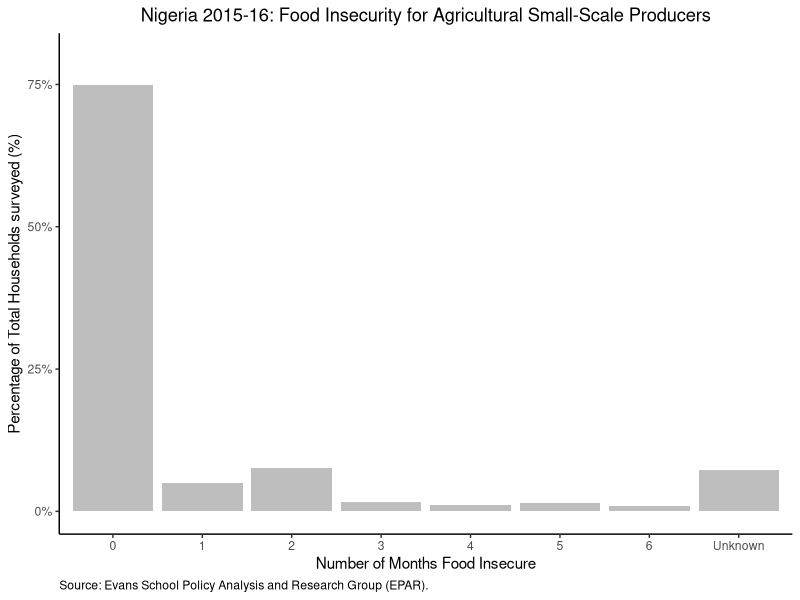
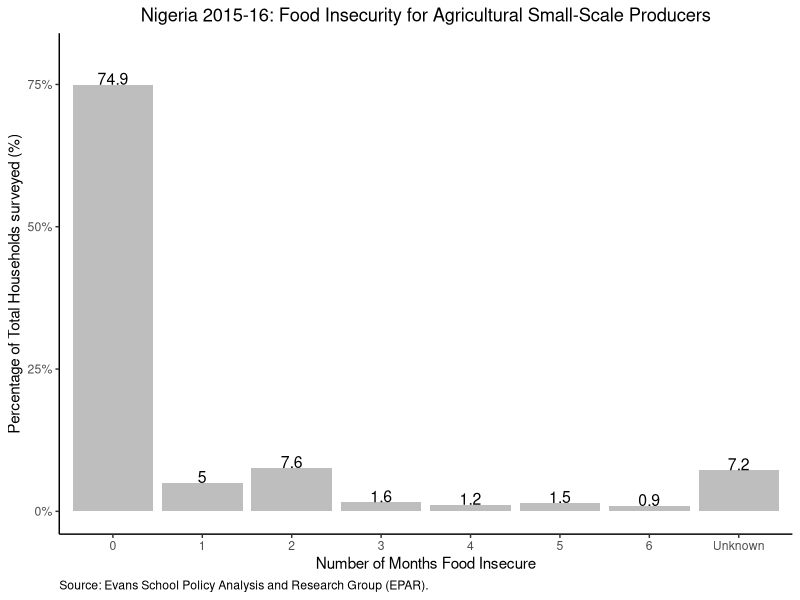
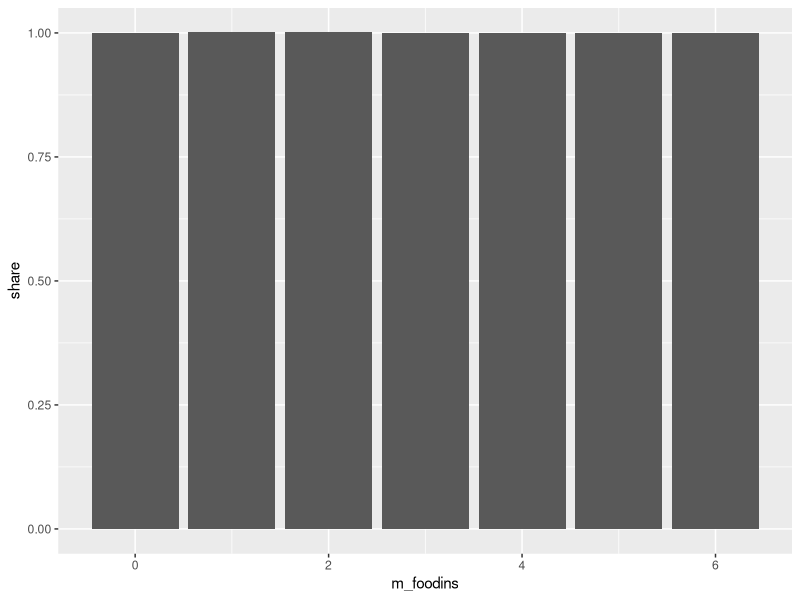
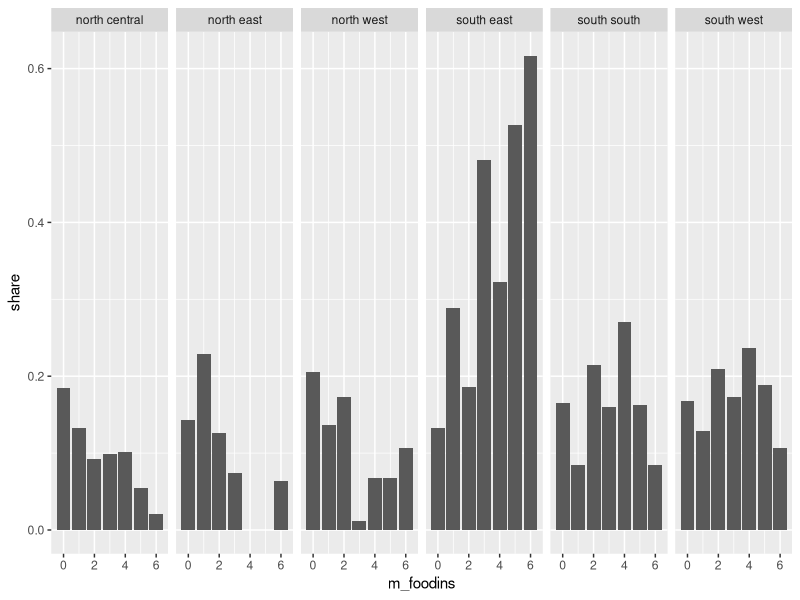
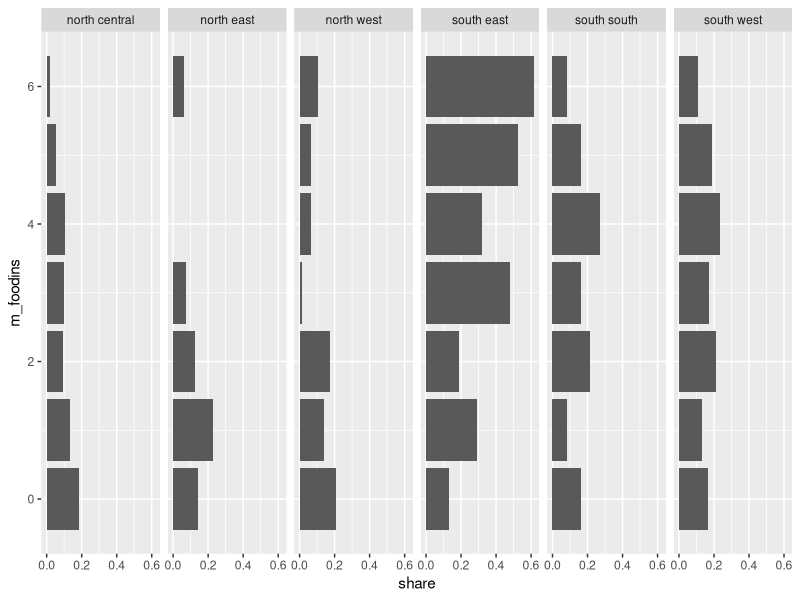
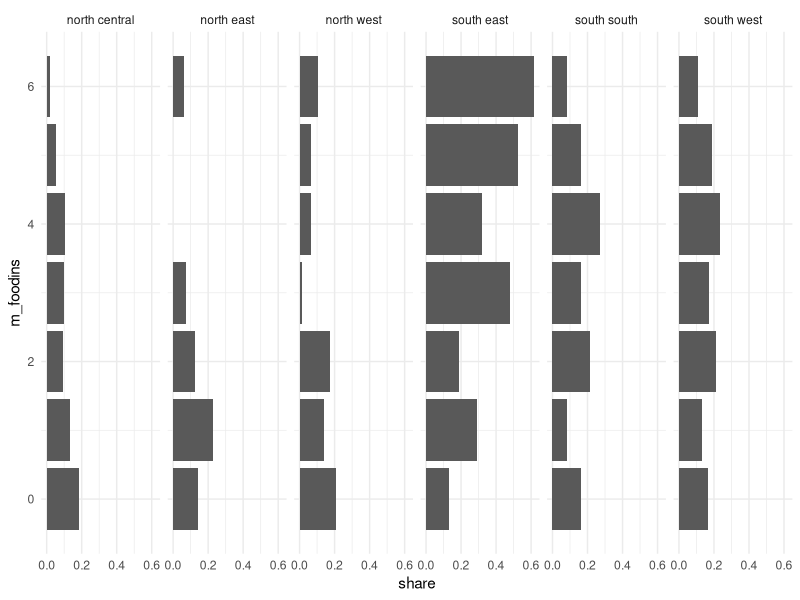
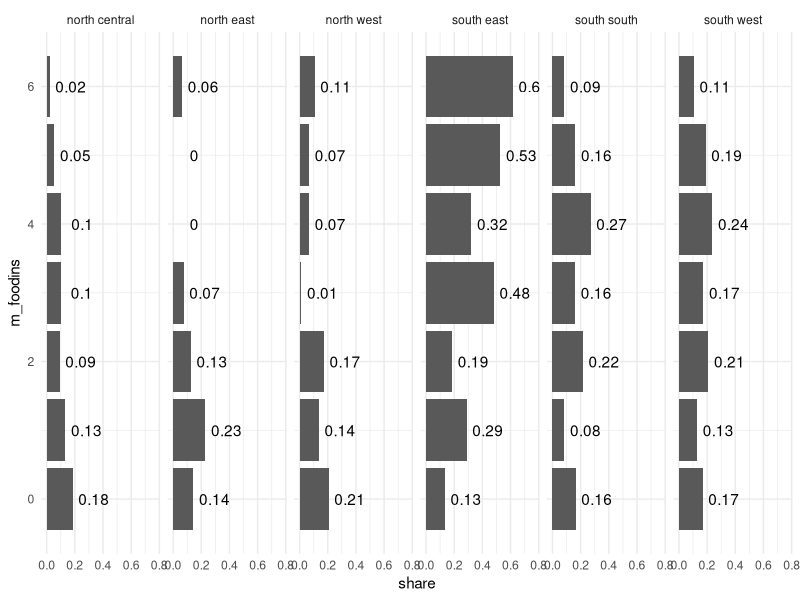
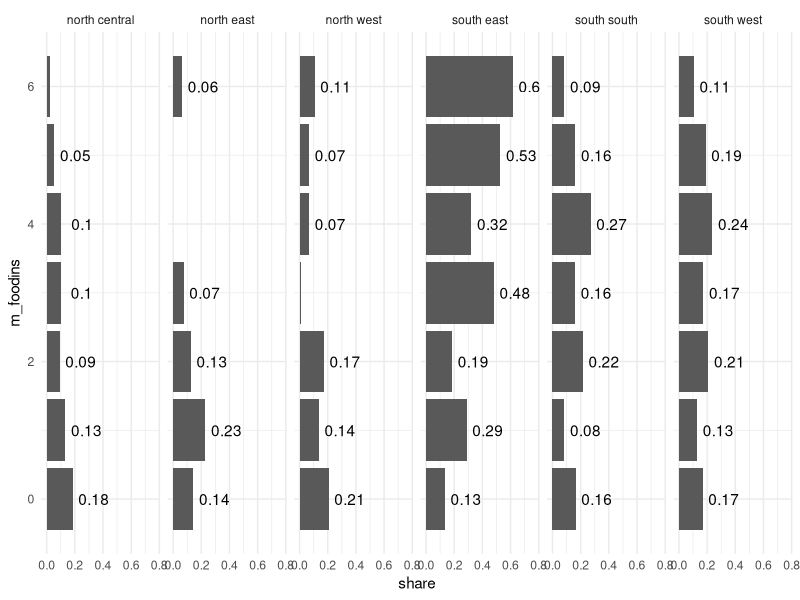

Recreate these plots in R, in order. (Note: this script raises an error after producing the figures.)
## ---- chunk 1
rm(list = ls())
tableFreq=read.csv("Frequencytable_deliv1.csv")
## ---- chunk 2
library(tidyverse)
library(ggplot2)
library(scales) # for "unit_format""

# redo:
titleText='Nigeria 2015-16: Food Insecurity for Agricultural Small-Scale Producers'
sourceText='Source: Evans School Policy Analysis and Research Group (EPAR).'
x_axis='Number of Months Food Insecure'
y_axis='Percentage of Total Households surveyed (%)'
paste0(round(tableFreq$Percent,2), '%')
LABELS=paste0(round(tableFreq$Percent,2), '%')
base= ggplot(data = tableFreq, 
             aes(x = monthfoodinsecure,y = Percent)) 
## adding these to base
#base= base + scale_x_discrete(limits=localesOrd) 
base= base + theme_classic()
##
plot1 = base + geom_bar(fill ="gray",
                        stat = 'identity') 
plot2 = plot1 + labs(title=titleText,
                     x =x_axis, 
                     y = y_axis,
                     caption = sourceText)
plot3 = plot2 # + geom_hline(yintercept = 12.5, 
              #             linetype="dashed", 
               #            size=1.5, 
                #           alpha=0.5)
plot4 = plot3 + scale_y_continuous(breaks=c(0,25,50,75),
                                 limits = c(0, 80),
                                 # expand = c(0, 0), #try?
                            labels=unit_format(suffix = '%')) 

plot5 = plot4 + theme(plot.caption = element_text(hjust = 0),
                      plot.title = element_text(hjust = 0.5))

plot6 = plot5 + geom_text(vjust=0,
                          size=4,
                          aes(y = Percent,
                              label = round(Percent,1)))

#plot6 = plot5 + geom_text(vjust=0, #hjust if flipping
#                          size = 4,#fontface = "bold",
 #                         aes(y = Percent,
  #                           label = LABELS))
plot5 #+ coord_flip() # wanna flip the plot?
plot6
## ---- chunk 3
saveRDS(tableFreq, file = "Deliv1.rds")
## ---- chunk 4
saveRDS(plot6, file = "Deliv1_plot6.rds")
## ---- chunk 5
rm(list = ls())
zones_monthsfinsecureDF=read.csv("Frequencytable_deliv2.csv")
## ---- chunk 6
library(ggplot2)
#A first option you be to use a barplot with facets with bars dodged. Let’a make the first attempt.

# base with only X and Y in 'aes()'
baseBar = ggplot(zones_monthsfinsecureDF, aes(x = m_foodins, y = share ) ) 

#the bars
barPlot  = baseBar + geom_bar( stat = "identity" ) 

barPlot
#Now see the facets:

# bar per day time with 'facet'
barsFt = barPlot + facet_grid(~ zones) 

barsFt
#This does not look like the crosstable yet; let’s solve that:

barsFt + coord_flip()
# new base
baseRE  = ggplot(zones_monthsfinsecureDF, 
                 aes(x = m_foodins, #here
                     y = share ) ) + theme_minimal()

barPlotRE = baseRE + geom_bar( stat = "identity" ) 
barFtRE = barPlotRE + facet_grid( ~ zones) 
barFtRE= barFtRE + coord_flip() 


barFtRE

#Would you annotate the bars:

barREann= barFtRE+ geom_text(aes(label=round(share,2)),
                             nudge_y = 0.15)
barREann

#Let’s annotate conditionally instead:

barCond=barFtRE + geom_text(aes(label=ifelse(share>0.05,# condition to annotate
                                      round(share,2),"")),
                     nudge_y = 0.15)
barCond
## ---- chunk 7
#Add titles:
titleText='Nigeria 2015-16: Food Insecurity for Agricultural SSP by Geographic Zones'
sourceText='Source: Evans School Policy Analysis and Research Group (EPAR).'
x_axis='Number of Months Food Insecure'
y_axis='Percentage of Total Households surveyed (%)'
check="Zones"
barFtRE = barFtRE + labs(title=titleText,
                     x =x_axis,
                     y =y_axis,
                     caption = sourceText,
                     fill =check) 
barFtRE

#positions: 0 left / 1 right / 0.5 center
barFtRE = barFtRE + theme(plot.caption = element_text(hjust = 0), 
                      plot.title = element_text(hjust = 0.5))
barFtRE

#What about percents instead:

barFtRE + geom_text(aes(label=ifelse(share>0.05,
                                      percent(share,accuracy = 1),# %
                                     "")),
                     nudge_y = 0.1,size=3) + 
           scale_y_continuous(labels = percent_format(accuracy = 1,suffix="")) #%
## ---- chunk 8
saveRDS(barFtRE, file = "Deliv2.rds")
## ---- chunk 9
rm(list = ls())
mapNigeria=read.csv("MapNigeria1_Deliv3_work.csv")
mapNigeria_indexes=read.csv("MapNigeria2_Deliv3_work.csv")

#mapNigeria=read.csv("MapNigeria1_Deliv3.csv")
#mapNigeria_indexes=read.csv("MapNigeria2_Deliv3.csv")
## ---- chunk 10
library("tidyr")
library(sf)
library(tidyverse)
library(ggplot2)
# plot original map
baseMap= ggplot(data=mapNigeria) + theme_classic() + 
         geom_sf(aes(geometry = geometry,
                 fill='grey', 
                 color=NA))+ # border color #see
  
baseMap 
